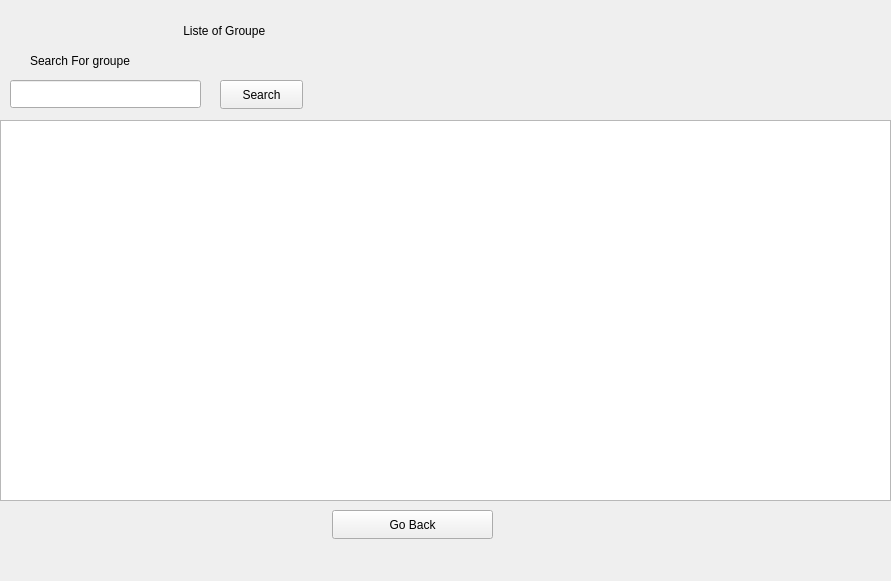
<?xml version="1.0" encoding="UTF-8"?>
<ui version="4.0">
 <class>Groupe</class>
 <widget class="QWidget" name="Groupe">
  <property name="geometry">
   <rect>
    <x>0</x>
    <y>0</y>
    <width>891</width>
    <height>581</height>
   </rect>
  </property>
  <property name="windowTitle">
   <string>Form</string>
  </property>
  <widget class="QStackedWidget" name="stackedWidget">
   <property name="geometry">
    <rect>
     <x>0</x>
     <y>0</y>
     <width>891</width>
     <height>581</height>
    </rect>
   </property>
   <property name="currentIndex">
    <number>2</number>
   </property>
   <widget class="QWidget" name="groupe_menu">
    <widget class="QPushButton" name="menu">
     <property name="geometry">
      <rect>
       <x>380</x>
       <y>490</y>
       <width>121</width>
       <height>29</height>
      </rect>
     </property>
     <property name="text">
      <string>Main Menu</string>
     </property>
    </widget>
    <widget class="QPushButton" name="update_Groupe">
     <property name="geometry">
      <rect>
       <x>320</x>
       <y>240</y>
       <width>251</width>
       <height>51</height>
      </rect>
     </property>
     <property name="text">
      <string>Update groupe</string>
     </property>
    </widget>
    <widget class="QLabel" name="label_2">
     <property name="geometry">
      <rect>
       <x>110</x>
       <y>40</y>
       <width>671</width>
       <height>101</height>
      </rect>
     </property>
     <property name="styleSheet">
      <string notr="true">font: 700 22pt &quot;Segoe UI&quot;;
color: rgb(170, 0, 0);</string>
     </property>
     <property name="text">
      <string>                  groupe  Managment </string>
     </property>
    </widget>
    <widget class="QPushButton" name="show_Groupe">
     <property name="geometry">
      <rect>
       <x>320</x>
       <y>400</y>
       <width>251</width>
       <height>51</height>
      </rect>
     </property>
     <property name="text">
      <string>Show groupe</string>
     </property>
    </widget>
    <widget class="QPushButton" name="delete_Groupe">
     <property name="geometry">
      <rect>
       <x>320</x>
       <y>320</y>
       <width>251</width>
       <height>51</height>
      </rect>
     </property>
     <property name="text">
      <string>Delete groupe</string>
     </property>
    </widget>
    <widget class="QPushButton" name="Add_groupe">
     <property name="geometry">
      <rect>
       <x>320</x>
       <y>160</y>
       <width>251</width>
       <height>51</height>
      </rect>
     </property>
     <property name="text">
      <string>Add groupe</string>
     </property>
    </widget>
   </widget>
   <widget class="QWidget" name="add_groupe">
    <widget class="QFrame" name="frame">
     <property name="geometry">
      <rect>
       <x>0</x>
       <y>0</y>
       <width>891</width>
       <height>581</height>
      </rect>
     </property>
     <property name="frameShape">
      <enum>QFrame::StyledPanel</enum>
     </property>
     <property name="frameShadow">
      <enum>QFrame::Raised</enum>
     </property>
     <widget class="QLineEdit" name="ID_G">
      <property name="geometry">
       <rect>
        <x>40</x>
        <y>190</y>
        <width>181</width>
        <height>31</height>
       </rect>
      </property>
     </widget>
     <widget class="QLabel" name="label_id">
      <property name="geometry">
       <rect>
        <x>40</x>
        <y>160</y>
        <width>191</width>
        <height>20</height>
       </rect>
      </property>
      <property name="text">
       <string>     Enter ID groupe</string>
      </property>
     </widget>
     <widget class="QTableWidget" name="table_GM">
      <property name="geometry">
       <rect>
        <x>760</x>
        <y>0</y>
        <width>131</width>
        <height>261</height>
       </rect>
      </property>
      <column>
       <property name="text">
        <string>Groupe Module</string>
       </property>
      </column>
     </widget>
     <widget class="QPushButton" name="save_GM">
      <property name="geometry">
       <rect>
        <x>490</x>
        <y>260</y>
        <width>81</width>
        <height>29</height>
       </rect>
      </property>
      <property name="text">
       <string>save</string>
      </property>
     </widget>
     <widget class="QLabel" name="label_3_coef_2">
      <property name="geometry">
       <rect>
        <x>280</x>
        <y>230</y>
        <width>211</width>
        <height>20</height>
       </rect>
      </property>
      <property name="text">
       <string>Enter ID of The groupemodule</string>
      </property>
     </widget>
     <widget class="QLabel" name="label_3">
      <property name="geometry">
       <rect>
        <x>70</x>
        <y>40</y>
        <width>671</width>
        <height>101</height>
       </rect>
      </property>
      <property name="styleSheet">
       <string notr="true">font: 700 22pt &quot;Segoe UI&quot;;
color: rgb(170, 0, 0);</string>
      </property>
      <property name="text">
       <string>                          Add Groupe</string>
      </property>
     </widget>
     <widget class="QPushButton" name="pushB">
      <property name="geometry">
       <rect>
        <x>0</x>
        <y>0</y>
        <width>61</width>
        <height>31</height>
       </rect>
      </property>
      <property name="text">
       <string/>
      </property>
     </widget>
     <widget class="QComboBox" name="specialite">
      <property name="geometry">
       <rect>
        <x>40</x>
        <y>390</y>
        <width>181</width>
        <height>31</height>
       </rect>
      </property>
     </widget>
     <widget class="QComboBox" name="Dipolome">
      <property name="geometry">
       <rect>
        <x>40</x>
        <y>330</y>
        <width>181</width>
        <height>31</height>
       </rect>
      </property>
     </widget>
     <widget class="QComboBox" name="NUM_G">
      <property name="geometry">
       <rect>
        <x>40</x>
        <y>460</y>
        <width>180</width>
        <height>31</height>
       </rect>
      </property>
     </widget>
     <widget class="QComboBox" name="NIveau">
      <property name="geometry">
       <rect>
        <x>40</x>
        <y>260</y>
        <width>181</width>
        <height>30</height>
       </rect>
      </property>
     </widget>
     <widget class="QComboBox" name="Modules">
      <property name="geometry">
       <rect>
        <x>280</x>
        <y>260</y>
        <width>180</width>
        <height>31</height>
       </rect>
      </property>
     </widget>
     <widget class="QComboBox" name="Students">
      <property name="geometry">
       <rect>
        <x>280</x>
        <y>390</y>
        <width>180</width>
        <height>31</height>
       </rect>
      </property>
     </widget>
     <widget class="QTableWidget" name="table_ETU">
      <property name="geometry">
       <rect>
        <x>760</x>
        <y>310</y>
        <width>131</width>
        <height>261</height>
       </rect>
      </property>
      <column>
       <property name="text">
        <string>Students</string>
       </property>
      </column>
     </widget>
     <widget class="QPushButton" name="save_etu">
      <property name="geometry">
       <rect>
        <x>490</x>
        <y>390</y>
        <width>81</width>
        <height>29</height>
       </rect>
      </property>
      <property name="text">
       <string>save</string>
      </property>
     </widget>
     <widget class="QPushButton" name="add_grp">
      <property name="geometry">
       <rect>
        <x>420</x>
        <y>490</y>
        <width>111</width>
        <height>29</height>
       </rect>
      </property>
      <property name="text">
       <string>Add</string>
      </property>
     </widget>
     <widget class="QLabel" name="label_3_coef_3">
      <property name="geometry">
       <rect>
        <x>280</x>
        <y>360</y>
        <width>211</width>
        <height>20</height>
       </rect>
      </property>
      <property name="text">
       <string>Enter num_insc </string>
      </property>
     </widget>
     <widget class="QLabel" name="label_3_coef_4">
      <property name="geometry">
       <rect>
        <x>40</x>
        <y>230</y>
        <width>211</width>
        <height>20</height>
       </rect>
      </property>
      <property name="text">
       <string>Niveau</string>
      </property>
     </widget>
     <widget class="QLabel" name="label_3_coef_5">
      <property name="geometry">
       <rect>
        <x>40</x>
        <y>300</y>
        <width>211</width>
        <height>20</height>
       </rect>
      </property>
      <property name="text">
       <string>Enter Diplome</string>
      </property>
     </widget>
     <widget class="QLabel" name="label_3_coef_6">
      <property name="geometry">
       <rect>
        <x>40</x>
        <y>370</y>
        <width>211</width>
        <height>20</height>
       </rect>
      </property>
      <property name="text">
       <string>Enter specialite</string>
      </property>
     </widget>
     <widget class="QLabel" name="label_3_coef_7">
      <property name="geometry">
       <rect>
        <x>40</x>
        <y>440</y>
        <width>211</width>
        <height>20</height>
       </rect>
      </property>
      <property name="text">
       <string>Enter num_g</string>
      </property>
     </widget>
    </widget>
   </widget>
   <widget class="QWidget" name="show_groupe">
    <widget class="QLineEdit" name="searchField">
     <property name="geometry">
      <rect>
       <x>10</x>
       <y>80</y>
       <width>191</width>
       <height>28</height>
      </rect>
     </property>
    </widget>
    <widget class="QLabel" name="label_4">
     <property name="geometry">
      <rect>
       <x>30</x>
       <y>50</y>
       <width>141</width>
       <height>21</height>
      </rect>
     </property>
     <property name="text">
      <string>Search For groupe</string>
     </property>
    </widget>
    <widget class="QLabel" name="label">
     <property name="geometry">
      <rect>
       <x>130</x>
       <y>-20</y>
       <width>681</width>
       <height>101</height>
      </rect>
     </property>
     <property name="styleSheet">
      <string notr="true">font: 700 22pt &quot;Segoe UI&quot;;</string>
     </property>
     <property name="text">
      <string>                Liste of Groupe</string>
     </property>
    </widget>
    <widget class="QTableView" name="groupe_table">
     <property name="geometry">
      <rect>
       <x>0</x>
       <y>120</y>
       <width>891</width>
       <height>381</height>
      </rect>
     </property>
    </widget>
    <widget class="QPushButton" name="search">
     <property name="geometry">
      <rect>
       <x>220</x>
       <y>80</y>
       <width>83</width>
       <height>29</height>
      </rect>
     </property>
     <property name="text">
      <string>Search</string>
     </property>
    </widget>
    <widget class="QPushButton" name="Goback">
     <property name="geometry">
      <rect>
       <x>332</x>
       <y>510</y>
       <width>161</width>
       <height>29</height>
      </rect>
     </property>
     <property name="text">
      <string>Go Back</string>
     </property>
    </widget>
   </widget>
   <widget class="QWidget" name="update_groupe">
    <widget class="QPushButton" name="updateD">
     <property name="geometry">
      <rect>
       <x>790</x>
       <y>310</y>
       <width>83</width>
       <height>29</height>
      </rect>
     </property>
     <property name="text">
      <string>update</string>
     </property>
    </widget>
    <widget class="QLineEdit" name="idG_up">
     <property name="geometry">
      <rect>
       <x>400</x>
       <y>80</y>
       <width>221</width>
       <height>28</height>
      </rect>
     </property>
    </widget>
    <widget class="QPushButton" name="updateN">
     <property name="geometry">
      <rect>
       <x>790</x>
       <y>240</y>
       <width>83</width>
       <height>29</height>
      </rect>
     </property>
     <property name="text">
      <string>update</string>
     </property>
    </widget>
    <widget class="QLabel" name="label_5">
     <property name="geometry">
      <rect>
       <x>400</x>
       <y>50</y>
       <width>231</width>
       <height>20</height>
      </rect>
     </property>
     <property name="text">
      <string>Enter the ID of the groupe </string>
     </property>
    </widget>
    <widget class="QPushButton" name="NivG">
     <property name="geometry">
      <rect>
       <x>270</x>
       <y>240</y>
       <width>161</width>
       <height>29</height>
      </rect>
     </property>
     <property name="text">
      <string>Niveau</string>
     </property>
    </widget>
    <widget class="QPushButton" name="updateS">
     <property name="geometry">
      <rect>
       <x>790</x>
       <y>380</y>
       <width>83</width>
       <height>29</height>
      </rect>
     </property>
     <property name="text">
      <string>update</string>
     </property>
    </widget>
    <widget class="QPushButton" name="search_GM">
     <property name="geometry">
      <rect>
       <x>460</x>
       <y>120</y>
       <width>101</width>
       <height>31</height>
      </rect>
     </property>
     <property name="text">
      <string>search</string>
     </property>
    </widget>
    <widget class="QPushButton" name="DIPG">
     <property name="geometry">
      <rect>
       <x>270</x>
       <y>310</y>
       <width>161</width>
       <height>29</height>
      </rect>
     </property>
     <property name="text">
      <string>diplome</string>
     </property>
    </widget>
    <widget class="QLabel" name="newDIP">
     <property name="geometry">
      <rect>
       <x>510</x>
       <y>280</y>
       <width>251</width>
       <height>20</height>
      </rect>
     </property>
     <property name="text">
      <string>Enter new Diplome:</string>
     </property>
    </widget>
    <widget class="QLabel" name="newNiv">
     <property name="geometry">
      <rect>
       <x>520</x>
       <y>210</y>
       <width>251</width>
       <height>20</height>
      </rect>
     </property>
     <property name="text">
      <string>enter new Niveau:</string>
     </property>
    </widget>
    <widget class="QPushButton" name="SpecG">
     <property name="geometry">
      <rect>
       <x>270</x>
       <y>380</y>
       <width>161</width>
       <height>29</height>
      </rect>
     </property>
     <property name="text">
      <string>specialite</string>
     </property>
    </widget>
    <widget class="QTableView" name="table_G_update">
     <property name="geometry">
      <rect>
       <x>-10</x>
       <y>0</y>
       <width>261</width>
       <height>581</height>
      </rect>
     </property>
    </widget>
    <widget class="QPushButton" name="GoB">
     <property name="geometry">
      <rect>
       <x>250</x>
       <y>0</y>
       <width>101</width>
       <height>31</height>
      </rect>
     </property>
     <property name="text">
      <string>Go back</string>
     </property>
    </widget>
    <widget class="QComboBox" name="Spec_G">
     <property name="geometry">
      <rect>
       <x>510</x>
       <y>380</y>
       <width>221</width>
       <height>28</height>
      </rect>
     </property>
     <item>
      <property name="text">
       <string>INF</string>
      </property>
     </item>
     <item>
      <property name="text">
       <string>INDUS</string>
      </property>
     </item>
     <item>
      <property name="text">
       <string>MATH</string>
      </property>
     </item>
    </widget>
    <widget class="QLabel" name="NewSpec">
     <property name="geometry">
      <rect>
       <x>510</x>
       <y>350</y>
       <width>221</width>
       <height>20</height>
      </rect>
     </property>
     <property name="text">
      <string>Enter new specialite :</string>
     </property>
    </widget>
    <widget class="QComboBox" name="Niv_G">
     <property name="geometry">
      <rect>
       <x>510</x>
       <y>240</y>
       <width>221</width>
       <height>28</height>
      </rect>
     </property>
     <item>
      <property name="text">
       <string>Premiere</string>
      </property>
     </item>
     <item>
      <property name="text">
       <string>Deuxieme</string>
      </property>
     </item>
     <item>
      <property name="text">
       <string>Troisieme</string>
      </property>
     </item>
    </widget>
    <widget class="QComboBox" name="Dip_G">
     <property name="geometry">
      <rect>
       <x>510</x>
       <y>310</y>
       <width>221</width>
       <height>28</height>
      </rect>
     </property>
     <item>
      <property name="text">
       <string>ING</string>
      </property>
     </item>
     <item>
      <property name="text">
       <string>Master</string>
      </property>
     </item>
     <item>
      <property name="text">
       <string>LMD</string>
      </property>
     </item>
    </widget>
    <widget class="QPushButton" name="NumG">
     <property name="geometry">
      <rect>
       <x>270</x>
       <y>450</y>
       <width>161</width>
       <height>29</height>
      </rect>
     </property>
     <property name="text">
      <string>num_g</string>
     </property>
    </widget>
    <widget class="QComboBox" name="Num_G">
     <property name="geometry">
      <rect>
       <x>510</x>
       <y>450</y>
       <width>221</width>
       <height>28</height>
      </rect>
     </property>
     <item>
      <property name="text">
       <string>1</string>
      </property>
     </item>
     <item>
      <property name="text">
       <string>2</string>
      </property>
     </item>
     <item>
      <property name="text">
       <string>3</string>
      </property>
     </item>
    </widget>
    <widget class="QPushButton" name="updateNum">
     <property name="geometry">
      <rect>
       <x>790</x>
       <y>450</y>
       <width>83</width>
       <height>29</height>
      </rect>
     </property>
     <property name="text">
      <string>update</string>
     </property>
    </widget>
    <widget class="QLabel" name="NewNum">
     <property name="geometry">
      <rect>
       <x>510</x>
       <y>430</y>
       <width>221</width>
       <height>20</height>
      </rect>
     </property>
     <property name="text">
      <string>Enter new num_g :</string>
     </property>
    </widget>
    <zorder>updateD</zorder>
    <zorder>idG_up</zorder>
    <zorder>updateN</zorder>
    <zorder>label_5</zorder>
    <zorder>updateS</zorder>
    <zorder>search_GM</zorder>
    <zorder>DIPG</zorder>
    <zorder>newDIP</zorder>
    <zorder>newNiv</zorder>
    <zorder>SpecG</zorder>
    <zorder>table_G_update</zorder>
    <zorder>GoB</zorder>
    <zorder>Spec_G</zorder>
    <zorder>NewSpec</zorder>
    <zorder>Niv_G</zorder>
    <zorder>Dip_G</zorder>
    <zorder>NumG</zorder>
    <zorder>Num_G</zorder>
    <zorder>updateNum</zorder>
    <zorder>NewNum</zorder>
    <zorder>NivG</zorder>
   </widget>
   <widget class="QWidget" name="delete_groupe">
    <widget class="QLineEdit" name="diplome">
     <property name="geometry">
      <rect>
       <x>570</x>
       <y>230</y>
       <width>181</width>
       <height>28</height>
      </rect>
     </property>
    </widget>
    <widget class="QLineEdit" name="Niveau">
     <property name="geometry">
      <rect>
       <x>570</x>
       <y>180</y>
       <width>181</width>
       <height>28</height>
      </rect>
     </property>
    </widget>
    <widget class="QPushButton" name="delete_G">
     <property name="geometry">
      <rect>
       <x>590</x>
       <y>390</y>
       <width>151</width>
       <height>31</height>
      </rect>
     </property>
     <property name="styleSheet">
      <string notr="true">QPushbotton{ }
background-color: qlineargradient(spread:pad, x1:0, y1:0, x2:1, y2:1, stop:0 rgba(170, 0, 0, 255), stop:1 rgba(255, 255, 255, 255));</string>
     </property>
     <property name="text">
      <string>DELETE</string>
     </property>
    </widget>
    <widget class="QTableView" name="tableGM_del">
     <property name="geometry">
      <rect>
       <x>0</x>
       <y>0</y>
       <width>431</width>
       <height>581</height>
      </rect>
     </property>
     <attribute name="verticalHeaderVisible">
      <bool>false</bool>
     </attribute>
    </widget>
    <widget class="QLineEdit" name="ID_Groupe">
     <property name="geometry">
      <rect>
       <x>570</x>
       <y>120</y>
       <width>181</width>
       <height>28</height>
      </rect>
     </property>
    </widget>
    <widget class="QPushButton" name="go_b_del">
     <property name="geometry">
      <rect>
       <x>430</x>
       <y>0</y>
       <width>83</width>
       <height>29</height>
      </rect>
     </property>
     <property name="text">
      <string/>
     </property>
    </widget>
    <widget class="QLineEdit" name="spec">
     <property name="geometry">
      <rect>
       <x>570</x>
       <y>280</y>
       <width>181</width>
       <height>28</height>
      </rect>
     </property>
    </widget>
    <widget class="QLineEdit" name="num_g">
     <property name="geometry">
      <rect>
       <x>570</x>
       <y>340</y>
       <width>181</width>
       <height>28</height>
      </rect>
     </property>
    </widget>
   </widget>
  </widget>
 </widget>
 <resources/>
 <connections/>
</ui>
